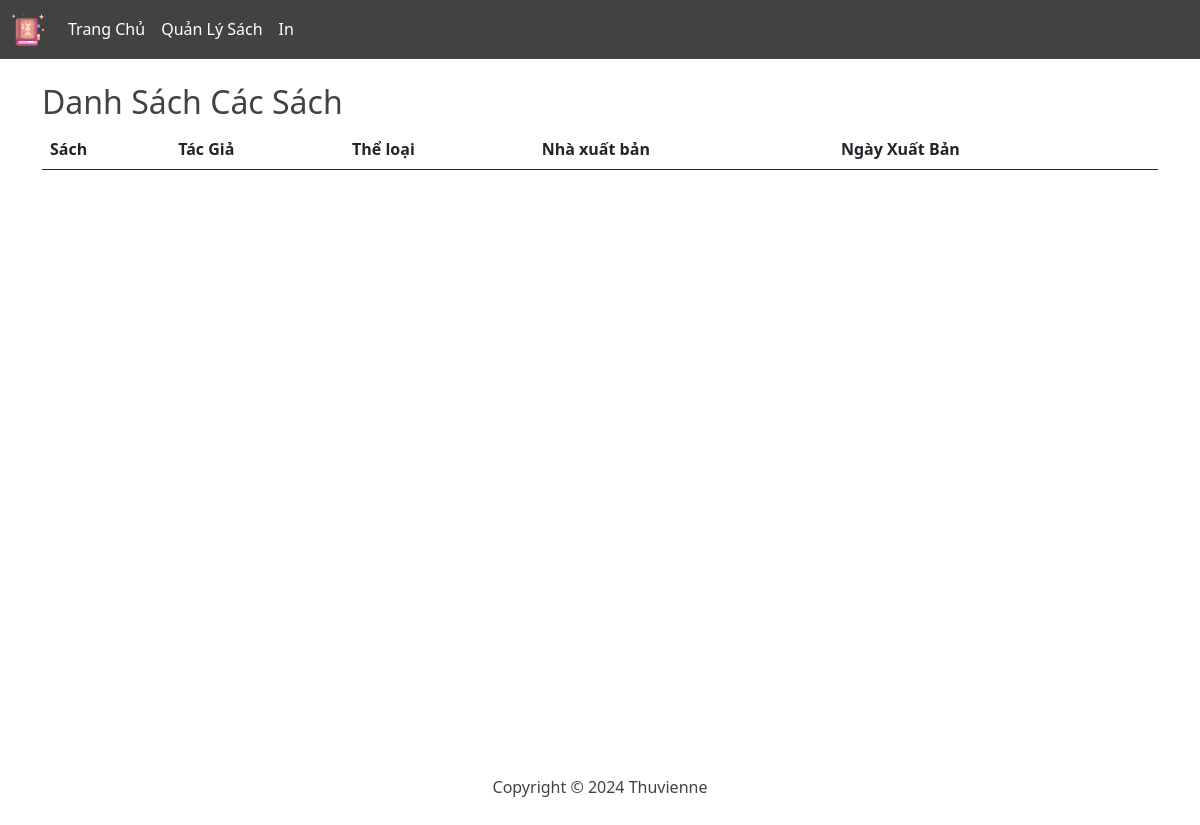
/pages/admin/show.php, run on an earlier commit of the app's database.
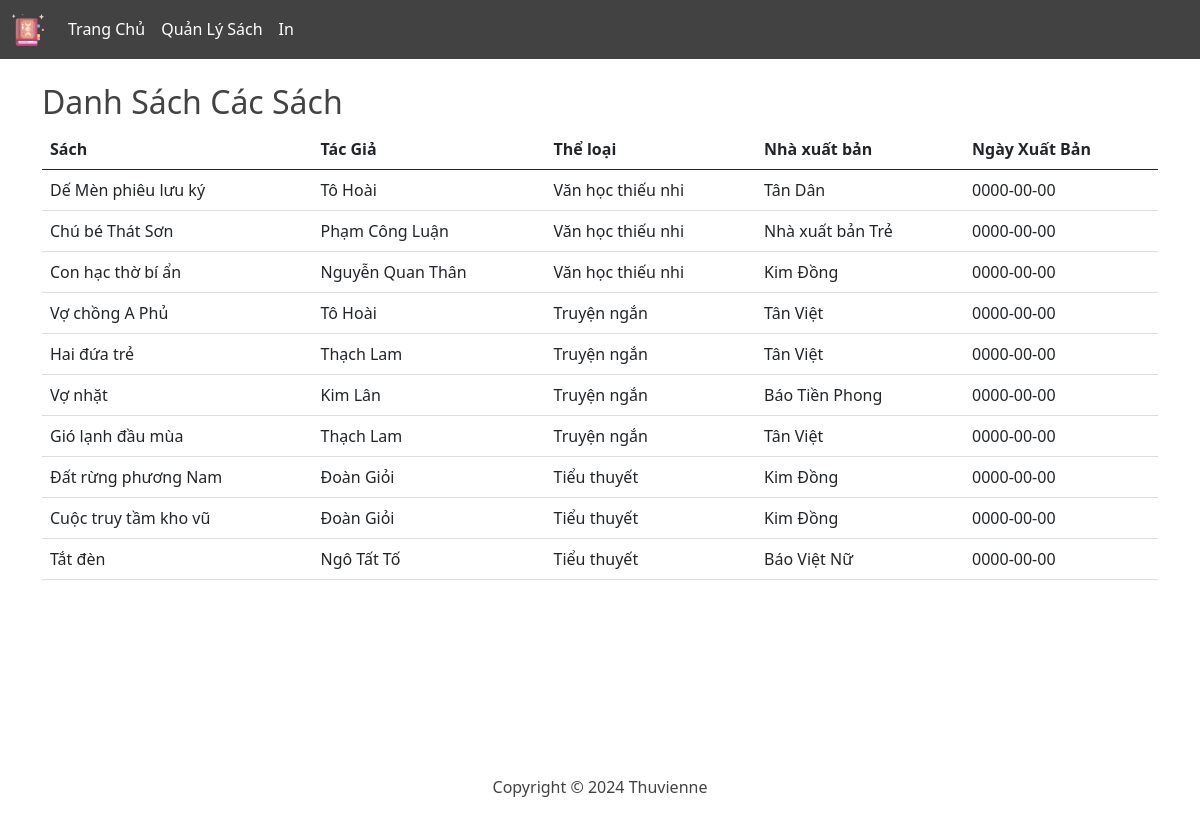
And on a later commit of the database.
### tables this page shows
create table SACH
(
   MA_SACH              int not null,
   STT_THELOAI          int not null,
   MA_NXB               char(10) not null,
   MA_TG                char(10) not null,
   TEN_SACH             varchar(20) not null,
   TGXB                 date not null,
   primary key (MA_SACH)
);

create table TAC_GIA
(
   MA_TG                char(10) not null,
   TEN_TG               varchar(20) not null,
   WEBSITE              varchar(30) not null,
   primary key (MA_TG)
);

create table THE_LOAI
(
   STT_THELOAI          int not null,
   TEN_TL               varchar(20) not null,
   primary key (STT_THELOAI)
);

create table NHA_XUAT_BAN
(
   MA_NXB               char(10) not null,
   TEN_NXB              varchar(20) not null,
   DIACHI_NXB           varchar(50) not null,
   NGUOIDAIDIEN         text not null,
   primary key (MA_NXB)
);

### public/pages/admin/show.php (the view)
<?php
require __DIR__ . '/../../../src/db/db_connect.php';
try {
    $query = "
        SELECT SACH.TEN_SACH, TAC_GIA.TEN_TG, THE_LOAI.TEN_TL, NHA_XUAT_BAN.TEN_NXB, SACH.TGXB
        FROM SACH
        JOIN TAC_GIA ON SACH.MA_TG = TAC_GIA.MA_TG
        JOIN THE_LOAI ON SACH.STT_THELOAI = THE_LOAI.STT_THELOAI
        JOIN NHA_XUAT_BAN ON SACH.MA_NXB = NHA_XUAT_BAN.MA_NXB
    ";
    $stmt = $pdo->query($query);
    $sachs = $stmt->fetchAll(PDO::FETCH_ASSOC);
} catch (PDOException $e) {
    echo "Lỗi: " . $e->getMessage();
    exit();
}
?>
<!DOCTYPE html>
<html lang="en">
<?php require __DIR__ . '/../../../src/partials/header.php' ?>
<body>
<?php require __DIR__ . '/../../../src/partials/sub-header--admin.php' ?>
<main class="container mt-4">
    <h2>Danh Sách Các Sách</h2>
    <table class="table">
        <thead>
            <tr>
                <th>Sách</th>
                <th>Tác Giả</th>
                <th>Thể loại</th>
                <th>Nhà xuất bản</th>
                <th>Ngày Xuất Bản</th>
            </tr>
        </thead>
        <tbody>
            <?php foreach ($sachs as $sach) : ?>
                <tr>
                    <td><?= htmlspecialchars($sach['TEN_SACH']) ?></td>
                    <td><?= htmlspecialchars($sach['TEN_TG']) ?></td>
                    <td><?= htmlspecialchars($sach['TEN_TL']) ?></td>
                    <td><?= htmlspecialchars($sach['TEN_NXB']) ?></td>
                    <td><?= htmlspecialchars($sach['TGXB']) ?></td>
                </tr>
            <?php endforeach; ?>
        </tbody>
    </table>
</main>
<?php require __DIR__ . '/../../../src/partials/footer.php' ?>
</body>
</html>

### src/partials/header.php (shortened to what this page needs)
<head>
    <link href="https://cdn.jsdelivr.net/npm/bootstrap@5.0.2/dist/css/bootstrap.min.css" rel="stylesheet">
</head>

### src/partials/sub-header--admin.php (shortened to what this page needs)
<nav class="navbar navbar-expand-lg navbar-dark" id="sub-header">
    <div class="container-fluid">
        <a class="navbar-brand" href="#"><img height="32px" src="/imgs/icons/main-logo.png" alt=""></a>
        <div class="collapse navbar-collapse" id="navbarNav">
            <ul class="navbar-nav">
                <li class="nav-item">
                    <a class="nav-link active" aria-current="page" href="#">Trang Chủ</a>
                </li>
                <li class="nav-item">
                    <a class="nav-link active" aria-current="page" href="/admin/quanly">Quản Lý Sách</a>
                </li>
                <li class="nav-item">
                    <a class="nav-link active" aria-current="page" href="/admin/in">In</a>
                </li>
            </ul>
        </div>
    </div>
</nav>

### src/partials/footer.php
<footer>
    <p class="text-center mt-2">Copyright &copy; 2024 Thuvienne</p>
</footer>

What changed in the data, as far as the page shows it:
added sach: TEN_SACH "Dế Mèn phiêu lưu ký", MA_TG.TEN_TG "Tô Hoài", STT_THELOAI.TEN_TL "Văn học thiếu nhi", MA_NXB.TEN_NXB "Tân Dân", TGXB "0000-00-00"
added sach: TEN_SACH "Chú bé Thát Sơn", MA_TG.TEN_TG "Phạm Công Luận", STT_THELOAI.TEN_TL "Văn học thiếu nhi", MA_NXB.TEN_NXB "Nhà xuất bản Trẻ", TGXB "0000-00-00"
added sach: TEN_SACH "Con hạc thờ bí ẩn", MA_TG.TEN_TG "Nguyễn Quan Thân", STT_THELOAI.TEN_TL "Văn học thiếu nhi", MA_NXB.TEN_NXB "Kim Đồng", TGXB "0000-00-00"
added sach: TEN_SACH "Vợ chồng A Phủ", MA_TG.TEN_TG "Tô Hoài", STT_THELOAI.TEN_TL "Truyện ngắn", MA_NXB.TEN_NXB "Tân Việt", TGXB "0000-00-00"
added sach: TEN_SACH "Hai đứa trẻ", MA_TG.TEN_TG "Thạch Lam", STT_THELOAI.TEN_TL "Truyện ngắn", MA_NXB.TEN_NXB "Tân Việt", TGXB "0000-00-00"
added sach: TEN_SACH "Vợ nhặt", MA_TG.TEN_TG "Kim Lân", STT_THELOAI.TEN_TL "Truyện ngắn", MA_NXB.TEN_NXB "Báo Tiền Phong", TGXB "0000-00-00"
added sach: TEN_SACH "Gió lạnh đầu mùa", MA_TG.TEN_TG "Thạch Lam", STT_THELOAI.TEN_TL "Truyện ngắn", MA_NXB.TEN_NXB "Tân Việt", TGXB "0000-00-00"
added sach: TEN_SACH "Đất rừng phương Nam", MA_TG.TEN_TG "Đoàn Giỏi", STT_THELOAI.TEN_TL "Tiểu thuyết", MA_NXB.TEN_NXB "Kim Đồng", TGXB "0000-00-00"
added sach: TEN_SACH "Cuộc truy tầm kho vũ", MA_TG.TEN_TG "Đoàn Giỏi", STT_THELOAI.TEN_TL "Tiểu thuyết", MA_NXB.TEN_NXB "Kim Đồng", TGXB "0000-00-00"
added sach: TEN_SACH "Tắt đèn", MA_TG.TEN_TG "Ngô Tất Tố", STT_THELOAI.TEN_TL "Tiểu thuyết", MA_NXB.TEN_NXB "Báo Việt Nữ", TGXB "0000-00-00"
